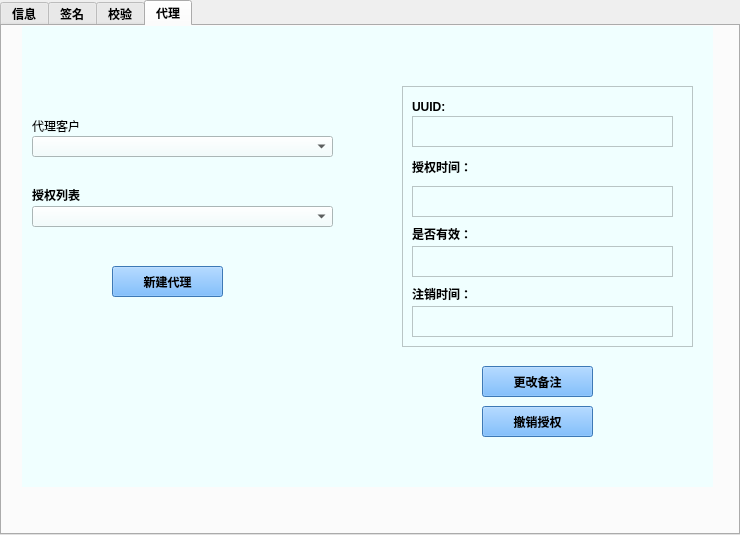
<?xml version="1.0" encoding="UTF-8"?>
<ui version="4.0">
 <class>infoview</class>
 <widget class="QTabWidget" name="infoview">
  <property name="geometry">
   <rect>
    <x>0</x>
    <y>0</y>
    <width>740</width>
    <height>535</height>
   </rect>
  </property>
  <property name="font">
   <font>
    <weight>75</weight>
    <bold>true</bold>
   </font>
  </property>
  <property name="windowTitle">
   <string>TabWidget</string>
  </property>
  <property name="tabPosition">
   <enum>QTabWidget::North</enum>
  </property>
  <property name="tabShape">
   <enum>QTabWidget::Rounded</enum>
  </property>
  <property name="currentIndex">
   <number>3</number>
  </property>
  <property name="iconSize">
   <size>
    <width>40</width>
    <height>30</height>
   </size>
  </property>
  <widget class="QWidget" name="information">
   <property name="enabled">
    <bool>false</bool>
   </property>
   <property name="contextMenuPolicy">
    <enum>Qt::ActionsContextMenu</enum>
   </property>
   <attribute name="icon">
    <iconset>
     <normaloff>C:/Users/zhy/.designer/backup/Resources/information.png</normaloff>C:/Users/zhy/.designer/backup/Resources/information.png</iconset>
   </attribute>
   <attribute name="title">
    <string>信息</string>
   </attribute>
   <widget class="QWidget" name="widget_left" native="true">
    <property name="geometry">
     <rect>
      <x>20</x>
      <y>30</y>
      <width>331</width>
      <height>431</height>
     </rect>
    </property>
    <property name="styleSheet">
     <string notr="true">background-color: rgb(240, 255, 255);</string>
    </property>
    <widget class="QLabel" name="label_15">
     <property name="geometry">
      <rect>
       <x>10</x>
       <y>90</y>
       <width>121</width>
       <height>16</height>
      </rect>
     </property>
     <property name="text">
      <string>&lt;html&gt;&lt;head/&gt;&lt;body&gt;&lt;p&gt;&lt;span style=&quot; font-weight:600;&quot;&gt;用户名（可编辑）&lt;/span&gt;&lt;/p&gt;&lt;/body&gt;&lt;/html&gt;</string>
     </property>
    </widget>
    <widget class="QLineEdit" name="username">
     <property name="geometry">
      <rect>
       <x>10</x>
       <y>110</y>
       <width>300</width>
       <height>30</height>
      </rect>
     </property>
    </widget>
    <widget class="QLabel" name="label_16">
     <property name="geometry">
      <rect>
       <x>10</x>
       <y>140</y>
       <width>41</width>
       <height>16</height>
      </rect>
     </property>
     <property name="font">
      <font>
       <weight>75</weight>
       <bold>true</bold>
      </font>
     </property>
     <property name="text">
      <string>UUID</string>
     </property>
    </widget>
    <widget class="QTextBrowser" name="UUID">
     <property name="geometry">
      <rect>
       <x>10</x>
       <y>160</y>
       <width>300</width>
       <height>50</height>
      </rect>
     </property>
    </widget>
    <widget class="QLabel" name="label_17">
     <property name="geometry">
      <rect>
       <x>10</x>
       <y>220</y>
       <width>30</width>
       <height>16</height>
      </rect>
     </property>
     <property name="font">
      <font>
       <weight>75</weight>
       <bold>true</bold>
      </font>
     </property>
     <property name="text">
      <string>公钥</string>
     </property>
    </widget>
    <widget class="QTextBrowser" name="publickey">
     <property name="geometry">
      <rect>
       <x>10</x>
       <y>240</y>
       <width>300</width>
       <height>50</height>
      </rect>
     </property>
    </widget>
    <widget class="QPushButton" name="reset_btn">
     <property name="geometry">
      <rect>
       <x>90</x>
       <y>320</y>
       <width>111</width>
       <height>31</height>
      </rect>
     </property>
     <property name="font">
      <font>
       <weight>75</weight>
       <bold>true</bold>
      </font>
     </property>
     <property name="styleSheet">
      <string notr="true">background-color: rgb(85, 170, 255);</string>
     </property>
     <property name="text">
      <string>重置密钥</string>
     </property>
    </widget>
   </widget>
   <widget class="QWidget" name="widget_right_3" native="true">
    <property name="geometry">
     <rect>
      <x>350</x>
      <y>30</y>
      <width>351</width>
      <height>431</height>
     </rect>
    </property>
    <property name="styleSheet">
     <string notr="true">background-color: rgb(240, 255, 255);</string>
    </property>
    <widget class="QLabel" name="label_18">
     <property name="geometry">
      <rect>
       <x>10</x>
       <y>90</y>
       <width>72</width>
       <height>15</height>
      </rect>
     </property>
     <property name="text">
      <string>版本号：</string>
     </property>
    </widget>
    <widget class="QTextBrowser" name="version">
     <property name="geometry">
      <rect>
       <x>10</x>
       <y>110</y>
       <width>261</width>
       <height>31</height>
      </rect>
     </property>
    </widget>
    <widget class="QLabel" name="label_19">
     <property name="geometry">
      <rect>
       <x>10</x>
       <y>150</y>
       <width>72</width>
       <height>15</height>
      </rect>
     </property>
     <property name="text">
      <string>作者：</string>
     </property>
    </widget>
    <widget class="QLabel" name="label_20">
     <property name="geometry">
      <rect>
       <x>10</x>
       <y>220</y>
       <width>72</width>
       <height>15</height>
      </rect>
     </property>
     <property name="text">
      <string>工作目录：</string>
     </property>
    </widget>
    <widget class="QLabel" name="label_21">
     <property name="geometry">
      <rect>
       <x>10</x>
       <y>280</y>
       <width>72</width>
       <height>15</height>
      </rect>
     </property>
     <property name="text">
      <string>其他信息：</string>
     </property>
    </widget>
    <widget class="QTextBrowser" name="author">
     <property name="geometry">
      <rect>
       <x>10</x>
       <y>170</y>
       <width>261</width>
       <height>31</height>
      </rect>
     </property>
    </widget>
    <widget class="QTextBrowser" name="workdirectory">
     <property name="geometry">
      <rect>
       <x>10</x>
       <y>240</y>
       <width>261</width>
       <height>31</height>
      </rect>
     </property>
    </widget>
    <widget class="QTextBrowser" name="otherinfo">
     <property name="geometry">
      <rect>
       <x>10</x>
       <y>300</y>
       <width>261</width>
       <height>111</height>
      </rect>
     </property>
    </widget>
   </widget>
   <widget class="QWidget" name="widget_top" native="true">
    <property name="geometry">
     <rect>
      <x>20</x>
      <y>5</y>
      <width>681</width>
      <height>31</height>
     </rect>
    </property>
    <property name="styleSheet">
     <string notr="true">background-color: rgb(255, 255, 255);</string>
    </property>
    <widget class="QPushButton" name="new_btn">
     <property name="geometry">
      <rect>
       <x>0</x>
       <y>0</y>
       <width>93</width>
       <height>28</height>
      </rect>
     </property>
     <property name="font">
      <font>
       <weight>75</weight>
       <bold>true</bold>
      </font>
     </property>
     <property name="styleSheet">
      <string notr="true">background-color: rgb(85, 170, 255);</string>
     </property>
     <property name="text">
      <string>新建用户</string>
     </property>
    </widget>
   </widget>
  </widget>
  <widget class="QWidget" name="signature">
   <attribute name="icon">
    <iconset>
     <normaloff>C:/Users/zhy/.designer/backup/Resources/signature.png</normaloff>C:/Users/zhy/.designer/backup/Resources/signature.png</iconset>
   </attribute>
   <attribute name="title">
    <string>签名</string>
   </attribute>
   <widget class="QWidget" name="widget_center_2" native="true">
    <property name="geometry">
     <rect>
      <x>20</x>
      <y>0</y>
      <width>341</width>
      <height>461</height>
     </rect>
    </property>
    <property name="styleSheet">
     <string notr="true">background-color: rgb(240, 255, 255);</string>
    </property>
    <widget class="QLabel" name="label_8">
     <property name="geometry">
      <rect>
       <x>10</x>
       <y>90</y>
       <width>51</width>
       <height>16</height>
      </rect>
     </property>
     <property name="text">
      <string>&lt;html&gt;&lt;head/&gt;&lt;body&gt;&lt;p&gt;&lt;span style=&quot; font-weight:600;&quot;&gt;签名人&lt;/span&gt;&lt;/p&gt;&lt;/body&gt;&lt;/html&gt;</string>
     </property>
    </widget>
    <widget class="QLabel" name="label_9">
     <property name="geometry">
      <rect>
       <x>10</x>
       <y>140</y>
       <width>101</width>
       <height>21</height>
      </rect>
     </property>
     <property name="font">
      <font>
       <weight>75</weight>
       <bold>true</bold>
      </font>
     </property>
     <property name="text">
      <string>选择签名文件</string>
     </property>
    </widget>
    <widget class="QTextBrowser" name="signfile">
     <property name="geometry">
      <rect>
       <x>9</x>
       <y>169</y>
       <width>301</width>
       <height>41</height>
      </rect>
     </property>
    </widget>
    <widget class="QLabel" name="label_10">
     <property name="geometry">
      <rect>
       <x>10</x>
       <y>220</y>
       <width>81</width>
       <height>16</height>
      </rect>
     </property>
     <property name="font">
      <font>
       <weight>75</weight>
       <bold>true</bold>
      </font>
     </property>
     <property name="text">
      <string>签名后文件</string>
     </property>
    </widget>
    <widget class="QTextBrowser" name="signedfile">
     <property name="geometry">
      <rect>
       <x>9</x>
       <y>249</y>
       <width>301</width>
       <height>41</height>
      </rect>
     </property>
    </widget>
    <widget class="QComboBox" name="signer">
     <property name="geometry">
      <rect>
       <x>10</x>
       <y>110</y>
       <width>301</width>
       <height>21</height>
      </rect>
     </property>
    </widget>
    <widget class="QPushButton" name="excu_btn">
     <property name="geometry">
      <rect>
       <x>90</x>
       <y>310</y>
       <width>111</width>
       <height>31</height>
      </rect>
     </property>
     <property name="font">
      <font>
       <weight>75</weight>
       <bold>true</bold>
      </font>
     </property>
     <property name="styleSheet">
      <string notr="true">background-color: rgb(85, 170, 255);</string>
     </property>
     <property name="text">
      <string>执行签名</string>
     </property>
    </widget>
    <widget class="QPushButton" name="openfile_btn">
     <property name="geometry">
      <rect>
       <x>120</x>
       <y>140</y>
       <width>21</width>
       <height>21</height>
      </rect>
     </property>
     <property name="styleSheet">
      <string notr="true">border-color: rgb(240, 255, 255);</string>
     </property>
     <property name="text">
      <string/>
     </property>
     <property name="icon">
      <iconset>
       <normaloff>C:/Users/zhy/.designer/backup/Resources/file.png</normaloff>C:/Users/zhy/.designer/backup/Resources/file.png</iconset>
     </property>
     <property name="iconSize">
      <size>
       <width>20</width>
       <height>20</height>
      </size>
     </property>
    </widget>
    <widget class="QPushButton" name="defyfile_btn">
     <property name="geometry">
      <rect>
       <x>120</x>
       <y>220</y>
       <width>21</width>
       <height>21</height>
      </rect>
     </property>
     <property name="styleSheet">
      <string notr="true">border-color: rgb(240, 255, 255);</string>
     </property>
     <property name="text">
      <string/>
     </property>
     <property name="icon">
      <iconset>
       <normaloff>C:/Users/zhy/.designer/backup/Resources/file.png</normaloff>C:/Users/zhy/.designer/backup/Resources/file.png</iconset>
     </property>
     <property name="iconSize">
      <size>
       <width>20</width>
       <height>20</height>
      </size>
     </property>
    </widget>
   </widget>
   <widget class="QWidget" name="widget_right_2" native="true">
    <property name="geometry">
     <rect>
      <x>360</x>
      <y>0</y>
      <width>351</width>
      <height>461</height>
     </rect>
    </property>
    <property name="styleSheet">
     <string notr="true">background-color: rgb(240, 255, 255);</string>
    </property>
    <widget class="QTextBrowser" name="textBrowser">
     <property name="geometry">
      <rect>
       <x>70</x>
       <y>70</y>
       <width>211</width>
       <height>271</height>
      </rect>
     </property>
    </widget>
   </widget>
  </widget>
  <widget class="QWidget" name="verify">
   <attribute name="icon">
    <iconset>
     <normaloff>C:/Users/zhy/.designer/backup/Resources/verify.png</normaloff>C:/Users/zhy/.designer/backup/Resources/verify.png</iconset>
   </attribute>
   <attribute name="title">
    <string>校验</string>
   </attribute>
   <widget class="QWidget" name="widget_center_4" native="true">
    <property name="geometry">
     <rect>
      <x>20</x>
      <y>0</y>
      <width>341</width>
      <height>461</height>
     </rect>
    </property>
    <property name="styleSheet">
     <string notr="true">background-color: rgb(240, 255, 255);</string>
    </property>
    <widget class="QLabel" name="label_12">
     <property name="geometry">
      <rect>
       <x>10</x>
       <y>100</y>
       <width>91</width>
       <height>21</height>
      </rect>
     </property>
     <property name="font">
      <font>
       <weight>75</weight>
       <bold>true</bold>
      </font>
     </property>
     <property name="text">
      <string>校验文件名</string>
     </property>
    </widget>
    <widget class="QTextBrowser" name="UUID_4">
     <property name="geometry">
      <rect>
       <x>10</x>
       <y>120</y>
       <width>300</width>
       <height>50</height>
      </rect>
     </property>
    </widget>
    <widget class="QLabel" name="label_13">
     <property name="geometry">
      <rect>
       <x>10</x>
       <y>180</y>
       <width>71</width>
       <height>21</height>
      </rect>
     </property>
     <property name="font">
      <font>
       <weight>75</weight>
       <bold>true</bold>
      </font>
     </property>
     <property name="text">
      <string>签名文件</string>
     </property>
    </widget>
    <widget class="QTextBrowser" name="publickey_4">
     <property name="geometry">
      <rect>
       <x>10</x>
       <y>200</y>
       <width>300</width>
       <height>50</height>
      </rect>
     </property>
    </widget>
    <widget class="QPushButton" name="verifysign_btn">
     <property name="geometry">
      <rect>
       <x>100</x>
       <y>270</y>
       <width>111</width>
       <height>31</height>
      </rect>
     </property>
     <property name="font">
      <font>
       <weight>75</weight>
       <bold>true</bold>
      </font>
     </property>
     <property name="styleSheet">
      <string notr="true">background-color: rgb(85, 170, 255);</string>
     </property>
     <property name="text">
      <string>校验签名</string>
     </property>
    </widget>
    <widget class="QPushButton" name="verifyfile_btn">
     <property name="geometry">
      <rect>
       <x>90</x>
       <y>100</y>
       <width>21</width>
       <height>21</height>
      </rect>
     </property>
     <property name="styleSheet">
      <string notr="true">border-color: rgb(240, 255, 255);</string>
     </property>
     <property name="text">
      <string/>
     </property>
     <property name="icon">
      <iconset>
       <normaloff>C:/Users/zhy/.designer/backup/Resources/file.png</normaloff>C:/Users/zhy/.designer/backup/Resources/file.png</iconset>
     </property>
     <property name="iconSize">
      <size>
       <width>20</width>
       <height>20</height>
      </size>
     </property>
    </widget>
    <widget class="QPushButton" name="signfile_btn">
     <property name="geometry">
      <rect>
       <x>80</x>
       <y>180</y>
       <width>21</width>
       <height>21</height>
      </rect>
     </property>
     <property name="styleSheet">
      <string notr="true">border-color: rgb(240, 255, 255);</string>
     </property>
     <property name="text">
      <string/>
     </property>
     <property name="icon">
      <iconset>
       <normaloff>C:/Users/zhy/.designer/backup/Resources/file.png</normaloff>C:/Users/zhy/.designer/backup/Resources/file.png</iconset>
     </property>
     <property name="iconSize">
      <size>
       <width>20</width>
       <height>20</height>
      </size>
     </property>
    </widget>
   </widget>
   <widget class="QWidget" name="widget_right" native="true">
    <property name="geometry">
     <rect>
      <x>360</x>
      <y>0</y>
      <width>351</width>
      <height>461</height>
     </rect>
    </property>
    <property name="styleSheet">
     <string notr="true">background-color: rgb(240, 255, 255);</string>
    </property>
    <widget class="QLabel" name="label_4">
     <property name="geometry">
      <rect>
       <x>10</x>
       <y>90</y>
       <width>111</width>
       <height>16</height>
      </rect>
     </property>
     <property name="font">
      <font>
       <weight>75</weight>
       <bold>true</bold>
      </font>
     </property>
     <property name="text">
      <string>原签名人UUID:</string>
     </property>
    </widget>
    <widget class="QTextBrowser" name="orisigner_uuid">
     <property name="geometry">
      <rect>
       <x>10</x>
       <y>110</y>
       <width>321</width>
       <height>31</height>
      </rect>
     </property>
    </widget>
    <widget class="QLabel" name="agent_uuid">
     <property name="geometry">
      <rect>
       <x>10</x>
       <y>150</y>
       <width>101</width>
       <height>21</height>
      </rect>
     </property>
     <property name="font">
      <font>
       <weight>75</weight>
       <bold>true</bold>
      </font>
     </property>
     <property name="text">
      <string>代理人UUID:</string>
     </property>
    </widget>
    <widget class="QLabel" name="label_6">
     <property name="geometry">
      <rect>
       <x>10</x>
       <y>210</y>
       <width>72</width>
       <height>15</height>
      </rect>
     </property>
     <property name="font">
      <font>
       <weight>75</weight>
       <bold>true</bold>
      </font>
     </property>
     <property name="text">
      <string>时间戳：</string>
     </property>
    </widget>
    <widget class="QLabel" name="label_7">
     <property name="geometry">
      <rect>
       <x>10</x>
       <y>270</y>
       <width>111</width>
       <height>16</height>
      </rect>
     </property>
     <property name="font">
      <font>
       <weight>75</weight>
       <bold>true</bold>
      </font>
     </property>
     <property name="text">
      <string>签名是否有效：</string>
     </property>
    </widget>
    <widget class="QTextBrowser" name="textBrowser_4">
     <property name="geometry">
      <rect>
       <x>10</x>
       <y>170</y>
       <width>321</width>
       <height>31</height>
      </rect>
     </property>
    </widget>
    <widget class="QTextBrowser" name="timestamp">
     <property name="geometry">
      <rect>
       <x>10</x>
       <y>230</y>
       <width>321</width>
       <height>31</height>
      </rect>
     </property>
    </widget>
    <widget class="QTextBrowser" name="signeffective">
     <property name="geometry">
      <rect>
       <x>10</x>
       <y>290</y>
       <width>321</width>
       <height>31</height>
      </rect>
     </property>
    </widget>
   </widget>
  </widget>
  <widget class="QWidget" name="proxy">
   <attribute name="icon">
    <iconset>
     <normaloff>C:/Users/zhy/.designer/backup/Resources/proxy.png</normaloff>C:/Users/zhy/.designer/backup/Resources/proxy.png</iconset>
   </attribute>
   <attribute name="title">
    <string>代理</string>
   </attribute>
   <widget class="QWidget" name="widget_center_5" native="true">
    <property name="geometry">
     <rect>
      <x>20</x>
      <y>0</y>
      <width>341</width>
      <height>461</height>
     </rect>
    </property>
    <property name="styleSheet">
     <string notr="true">background-color: rgb(240, 255, 255);</string>
    </property>
    <widget class="QLabel" name="label_11">
     <property name="geometry">
      <rect>
       <x>10</x>
       <y>90</y>
       <width>71</width>
       <height>21</height>
      </rect>
     </property>
     <property name="text">
      <string>&lt;html&gt;&lt;head/&gt;&lt;body&gt;&lt;p&gt;代理客户&lt;/p&gt;&lt;/body&gt;&lt;/html&gt;</string>
     </property>
    </widget>
    <widget class="QComboBox" name="agentclient">
     <property name="geometry">
      <rect>
       <x>10</x>
       <y>110</y>
       <width>301</width>
       <height>21</height>
      </rect>
     </property>
    </widget>
    <widget class="QLabel" name="label_14">
     <property name="geometry">
      <rect>
       <x>10</x>
       <y>160</y>
       <width>71</width>
       <height>16</height>
      </rect>
     </property>
     <property name="text">
      <string>&lt;html&gt;&lt;head/&gt;&lt;body&gt;&lt;p&gt;&lt;span style=&quot; font-weight:600;&quot;&gt;授权列表&lt;/span&gt;&lt;/p&gt;&lt;/body&gt;&lt;/html&gt;</string>
     </property>
    </widget>
    <widget class="QComboBox" name="authorizelist">
     <property name="geometry">
      <rect>
       <x>10</x>
       <y>180</y>
       <width>301</width>
       <height>21</height>
      </rect>
     </property>
    </widget>
    <widget class="QPushButton" name="newproxy_btn">
     <property name="geometry">
      <rect>
       <x>90</x>
       <y>240</y>
       <width>111</width>
       <height>31</height>
      </rect>
     </property>
     <property name="font">
      <font>
       <weight>75</weight>
       <bold>true</bold>
      </font>
     </property>
     <property name="styleSheet">
      <string notr="true">background-color: rgb(85, 170, 255);</string>
     </property>
     <property name="text">
      <string>新建代理</string>
     </property>
    </widget>
   </widget>
   <widget class="QWidget" name="widget_right_4" native="true">
    <property name="geometry">
     <rect>
      <x>360</x>
      <y>0</y>
      <width>351</width>
      <height>461</height>
     </rect>
    </property>
    <property name="styleSheet">
     <string notr="true">background-color: rgb(240, 255, 255);</string>
    </property>
    <widget class="QTextBrowser" name="textBrowser_12">
     <property name="geometry">
      <rect>
       <x>40</x>
       <y>60</y>
       <width>291</width>
       <height>261</height>
      </rect>
     </property>
    </widget>
    <widget class="QPushButton" name="changeremark_btn">
     <property name="geometry">
      <rect>
       <x>120</x>
       <y>340</y>
       <width>111</width>
       <height>31</height>
      </rect>
     </property>
     <property name="font">
      <font>
       <weight>75</weight>
       <bold>true</bold>
      </font>
     </property>
     <property name="styleSheet">
      <string notr="true">background-color: rgb(85, 170, 255);</string>
     </property>
     <property name="text">
      <string>更改备注</string>
     </property>
    </widget>
    <widget class="QPushButton" name="cancleauthorize_btn">
     <property name="geometry">
      <rect>
       <x>120</x>
       <y>380</y>
       <width>111</width>
       <height>31</height>
      </rect>
     </property>
     <property name="font">
      <font>
       <weight>75</weight>
       <bold>true</bold>
      </font>
     </property>
     <property name="styleSheet">
      <string notr="true">background-color: rgb(85, 170, 255);</string>
     </property>
     <property name="text">
      <string>撤销授权</string>
     </property>
    </widget>
    <widget class="QLabel" name="label_22">
     <property name="geometry">
      <rect>
       <x>50</x>
       <y>200</y>
       <width>111</width>
       <height>16</height>
      </rect>
     </property>
     <property name="font">
      <font>
       <weight>75</weight>
       <bold>true</bold>
      </font>
     </property>
     <property name="text">
      <string>是否有效：</string>
     </property>
    </widget>
    <widget class="QLabel" name="uuid">
     <property name="geometry">
      <rect>
       <x>50</x>
       <y>70</y>
       <width>51</width>
       <height>21</height>
      </rect>
     </property>
     <property name="font">
      <font>
       <weight>75</weight>
       <bold>true</bold>
      </font>
     </property>
     <property name="text">
      <string>UUID:</string>
     </property>
    </widget>
    <widget class="QTextBrowser" name="user_uuid">
     <property name="geometry">
      <rect>
       <x>50</x>
       <y>90</y>
       <width>261</width>
       <height>31</height>
      </rect>
     </property>
    </widget>
    <widget class="QTextBrowser" name="effective">
     <property name="geometry">
      <rect>
       <x>50</x>
       <y>220</y>
       <width>261</width>
       <height>31</height>
      </rect>
     </property>
    </widget>
    <widget class="QTextBrowser" name="authorizetime">
     <property name="geometry">
      <rect>
       <x>50</x>
       <y>160</y>
       <width>261</width>
       <height>31</height>
      </rect>
     </property>
    </widget>
    <widget class="QLabel" name="agent_uuid_3">
     <property name="geometry">
      <rect>
       <x>50</x>
       <y>130</y>
       <width>81</width>
       <height>21</height>
      </rect>
     </property>
     <property name="font">
      <font>
       <weight>75</weight>
       <bold>true</bold>
      </font>
     </property>
     <property name="text">
      <string>授权时间：</string>
     </property>
    </widget>
    <widget class="QLabel" name="label_23">
     <property name="geometry">
      <rect>
       <x>50</x>
       <y>260</y>
       <width>81</width>
       <height>16</height>
      </rect>
     </property>
     <property name="font">
      <font>
       <weight>75</weight>
       <bold>true</bold>
      </font>
     </property>
     <property name="text">
      <string>注销时间：</string>
     </property>
    </widget>
    <widget class="QTextBrowser" name="withdrawtime">
     <property name="geometry">
      <rect>
       <x>50</x>
       <y>280</y>
       <width>261</width>
       <height>31</height>
      </rect>
     </property>
    </widget>
   </widget>
  </widget>
 </widget>
 <resources/>
 <connections/>
</ui>
